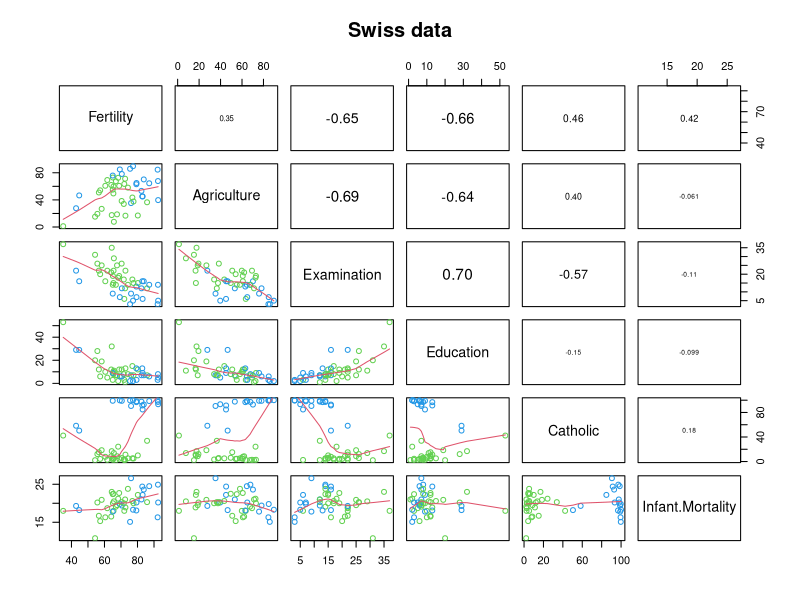
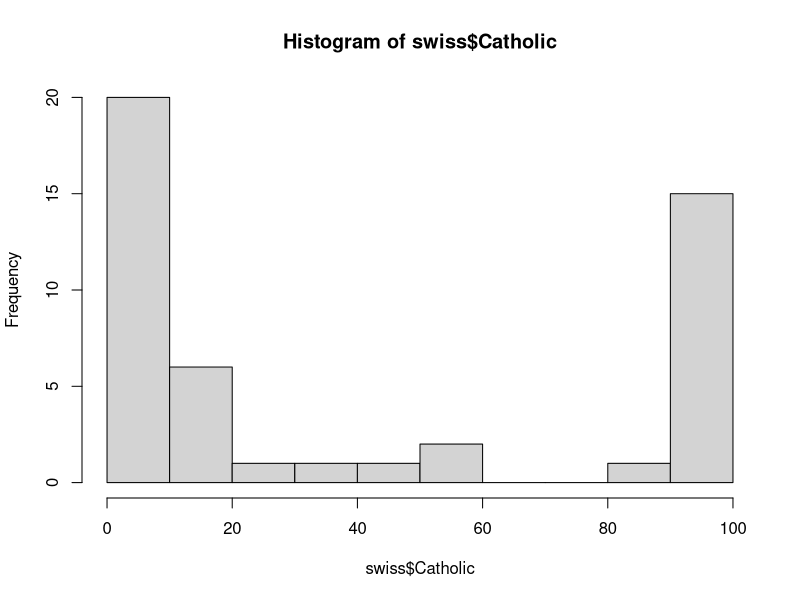
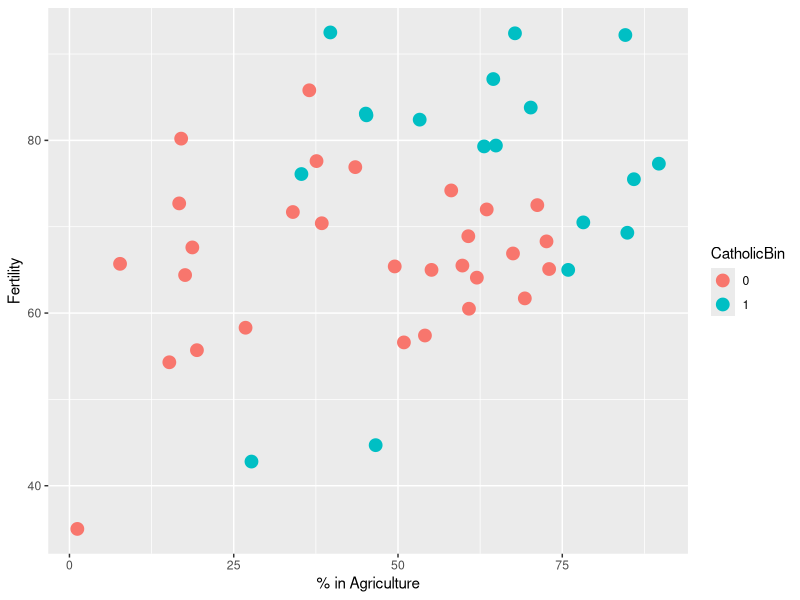
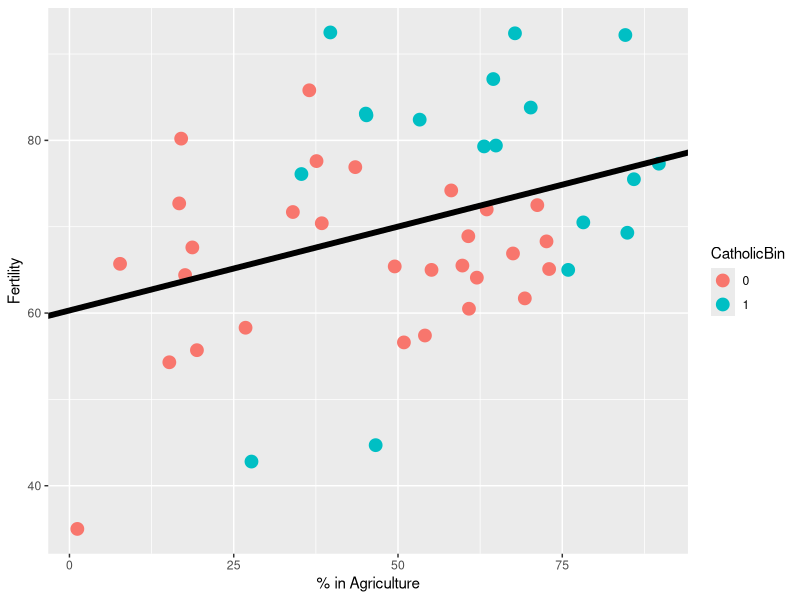
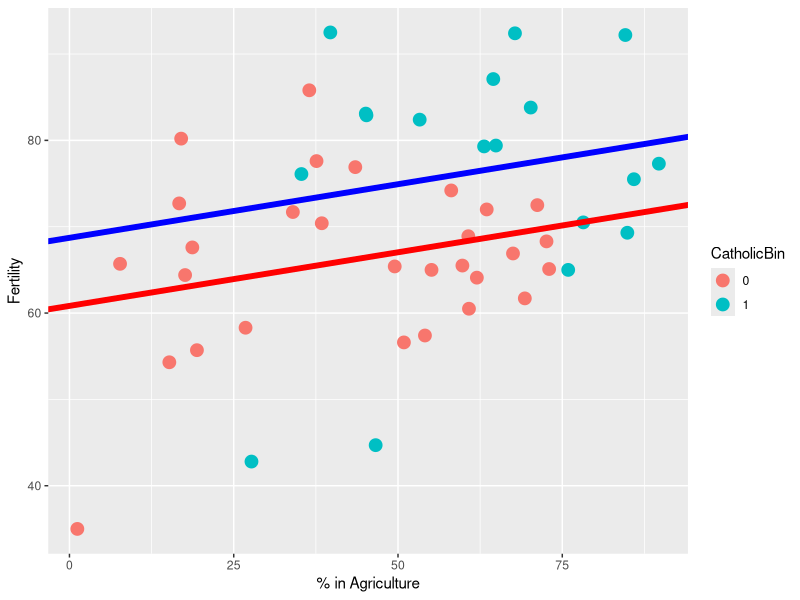
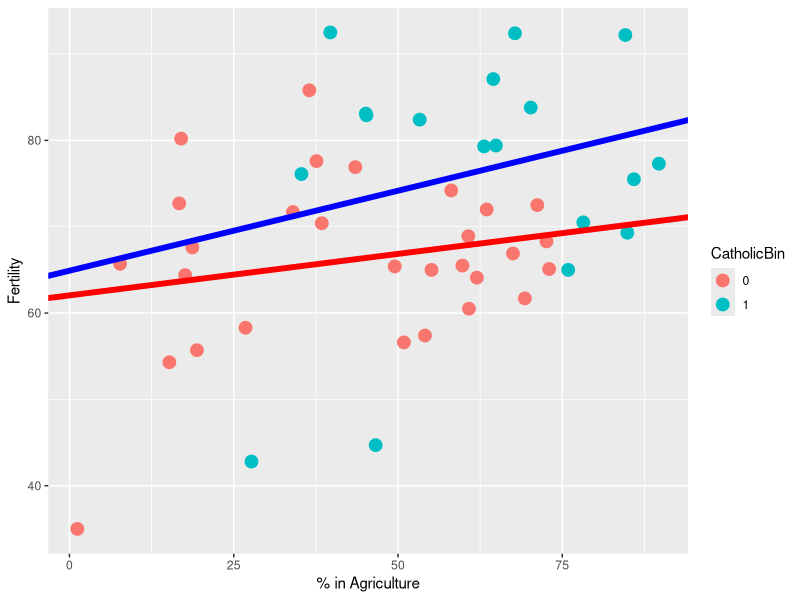
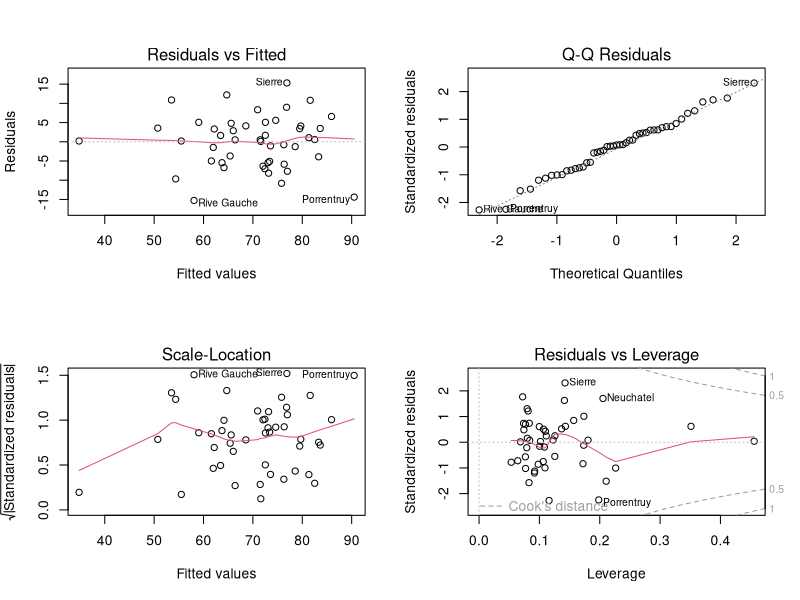

Source code (R) for these figures, in order:
## ---- chunk 1
### 0 setup
library(datasets)
data(swiss)
require(stats); require(graphics)
library(dplyr)
require(GGally); require(ggplot2)
## ---- chunk 2
summary(swiss)
## ---- chunk 3
#original 
#pairs(swiss, panel = panel.smooth, main = "Swiss data", col = 3 + (swiss$Catholic > 50))

#with correlation
#src: https://stat.ethz.ch/R-manual/R-devel/library/graphics/html/pairs.html
panel.cor <- function(x, y, digits = 2, prefix = "", ...)
{
    usr <- par("usr"); on.exit(par(usr))
    par(usr = c(0, 1, 0, 1))
    r <- cor(x, y)
    txt <- format(c(r, 0.123), digits = digits)[1]
    txt <- paste0(prefix, txt)
    text(0.5, 0.5, txt, cex = if (abs(r)<.25) {.6} else { abs(r)*2})
}

pairs(swiss, lower.panel = panel.smooth,  upper.panel = panel.cor, main = "Swiss data", col=3 + (swiss$Catholic > 50))
## ---- chunk 4
### Calling lm()
fit_all <- lm(Fertility ~ . , data = swiss)
summary(fit_all)$coefficients
## ---- chunk 5
summary(lm(Fertility ~ Agriculture, data = swiss))$coefficients
## ---- chunk 6
summary(lm(Fertility ~ Agriculture + Education + Examination, data = swiss))$coefficients
## ---- chunk 7
hist(swiss$Catholic)
## ---- chunk 8
#create binary catholic variable
#library(dplyr)
swiss2 = mutate(swiss, CatholicBin = 1 * (Catholic>50))
swiss2$CatholicBin <- as.factor(swiss2$CatholicBin)
#plot
g<-ggplot(swiss2, aes(x=Agriculture, y=Fertility, color=CatholicBin))
g<-g+geom_point(size=4)
g<-g+xlab("% in Agriculture") + ylab("Fertility")
g

## ---- chunk 9
fit1 <- lm(Fertility ~ Agriculture, swiss2)
g1 <-g
g1 <-g1 + geom_abline(intercept = coef(fit1)[1], slope=coef(fit1)[2], size=2)
g1

summary(fit1)$coef
## ---- chunk 10
fit2 <- lm(Fertility ~ Agriculture + CatholicBin, swiss2)
summary(fit2)$coef
#note: if no factor fit2 <- lm(Fertility ~ Agriculture + factor(CatholicBin), swiss2)
g1 <-g
g1 <-g1 + geom_abline(intercept = coef(fit2)[1], slope=coef(fit2)[2], size=2, color="red")
g1 <-g1 + geom_abline(intercept = coef(fit2)[1] + coef(fit2)[3], slope=coef(fit2)[2], size=2, color="blue")
g1
## ---- chunk 11
fit3 <- lm(Fertility ~ Agriculture * CatholicBin, swiss2)
summary(fit3)$coef
#note: if no factor fit2 <- lm(Fertility ~ Agriculture + factor(CatholicBin), swiss2)
g1 <-g
g1 <-g1 + geom_abline(intercept = coef(fit3)[1], slope=coef(fit3)[2], size=2, color="red")
g1 <-g1 + geom_abline(intercept = coef(fit3)[1] + coef(fit3)[3], slope=coef(fit3)[2]+coef(fit3)[4] , size=2, color="blue")
g1
## ---- chunk 12
par(mfrow=c(2,2))
plot(fit_all)
## ---- chunk 13
fit1 <- lm(Fertility ~ Agriculture, data = swiss)
fit3 <- update(fit1, Fertility ~ Agriculture + Examination + Education)
fit5 <- update(fit1, Fertility ~ Agriculture + Examination + Education + Catholic + Infant.Mortality)
anova(fit1, fit3, fit5)

fit1 <- lm(Fertility ~ Agriculture, data = swiss)
a <- summary(fit1)$cov.unscaled[2,2]
fit2 <- update(fit1, Fertility ~ Agriculture + Examination)
fit3 <- update(fit1, Fertility ~ Agriculture + Examination + Education)
  c(summary(fit2)$cov.unscaled[2,2],
    summary(fit3)$cov.unscaled[2,2]) / a 
## ---- chunk 14
citation(package="datasets")
## ---- chunk 15
z <- swiss$Agriculture + swiss$Education
lm(Fertility ~ . + z, data = swiss)
